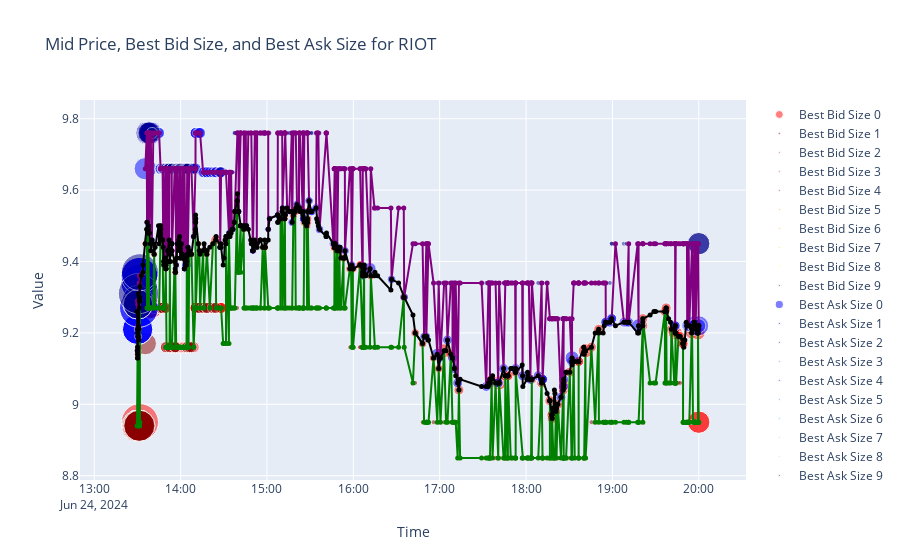

The notebook cell saved with this chart:
### Code cell
# Fonction pour charger les données JSON
def load_json(file_path):
    with open(file_path, 'r') as file:
        return json.load(file)

# Charger les fichiers JSON
condition = load_json('/users/eleves-a/2022/janis.aiad/3A/EAP1/HFT_QR_RL/HFT_QR_RL/data/smash2/data/dbn/condition.json')
manifest = load_json('/users/eleves-a/2022/janis.aiad/3A/EAP1/HFT_QR_RL/HFT_QR_RL/data/smash2/data/dbn/manifest.json')
metadata = load_json('/users/eleves-a/2022/janis.aiad/3A/EAP1/HFT_QR_RL/HFT_QR_RL/data/smash2/data/csv/metadata.json')

# Fonction pour charger les données CSV
def load_csv(stock):
    file_path = f'/users/eleves-a/2022/janis.aiad/3A/EAP1/HFT_QR_RL/HFT_QR_RL/data/smash2/data/csv/{stock}/20240624.csv'
    return pd.read_csv(file_path)

# Spécifier le stock
stock = 'RIOT'
data = load_csv(stock).sample(frac=0.025, random_state=1)

# Filtrer par publisher_id = 39
data = data[data['publisher_id'] == 39]

# Convertir ts_event en datetime
data['ts_event'] = pd.to_datetime(data['ts_event'], unit='ns')
data = data.sort_values(by='ts_event')

# Créer une figure avec Plotly
fig = go.Figure()

# Couleurs pour les tailles de la meilleure offre et demande
bid_colors = ['red', 'darkred', 'brown', 'firebrick', 'maroon', 'darkorange', 'orange', 'gold', 'yellow', 'black']
ask_colors = ['blue', 'darkblue', 'navy', 'royalblue', 'mediumblue', 'dodgerblue', 'deepskyblue', 'skyblue', 'lightblue', 'black']

# Tracer les tailles des meilleures offres avec une courbe claire pour suivre la couleur de l'offre
for i in range(10):
    bid_px_col = f'bid_px_0{i}'
    bid_sz_col = f'bid_sz_0{i}'
    fig.add_trace(go.Scatter(x=data['ts_event'], y=data[bid_px_col], mode='markers',
                             line=dict(color=bid_colors[i], width=2),
                             marker=dict(size=data[bid_sz_col]**0.5 / 2, color=bid_colors[i], opacity=0.5),
                             name=f'Best Bid Size {i}'))

# Tracer les tailles des meilleures demandes avec une courbe claire pour suivre la couleur de la demande
for i in range(10):
    ask_px_col = f'ask_px_0{i}'
    ask_sz_col = f'ask_sz_0{i}'
    fig.add_trace(go.Scatter(x=data['ts_event'], y=data[ask_px_col], mode='markers',
                             line=dict(color=ask_colors[i], width=2),
                             marker=dict(size=data[ask_sz_col]**0.5 / 2, color=ask_colors[i], opacity=0.5),
                             name=f'Best Ask Size {i}'))
# Tracer les courbes pour le prix de bid 00 et ask 00 avec des points de dispersion croissants dans le temps
fig.add_trace(go.Scatter(x=data['ts_event'], y=data['bid_px_00'], mode='lines+markers', name='Bid Price 00', line=dict(color='green', width=2), marker=dict(size=5)))
fig.add_trace(go.Scatter(x=data['ts_event'], y=data['ask_px_00'], mode='lines+markers', name='Ask Price 00', line=dict(color='purple', width=2), marker=dict(size=5)))
fig.add_trace(go.Scatter(x=data['ts_event'], y=data['price'], mode='lines+markers', name='Mid Price', line=dict(color='black', width=2), marker=dict(size=5)))

# Mettre à jour la mise en page
fig.update_layout(title=f"Mid Price, Best Bid Size, and Best Ask Size for {stock}", xaxis_title="Time", yaxis_title="Value")

# Afficher le graphique
fig.show()

### Figure 1 — Plotly figure (JSON) as saved in the notebook; plotly's stock layout.template omitted (floating-point values rounded to 4 significant figures; data arrays with more than 128 entries replaced by an {"elided": "..."} marker saying what was removed)
{"data": [{"line": {"color": "red", "width": 2}, "marker": {"color": "red", "opacity": 0.5, "size": {"elided": "467 float values"}}, "mode": "markers", "name": "Best Bid Size 0", "type": "scatter", "x": {"elided": "467 str values"}, "y": {"elided": "467 float values"}}, {"line": {"color": "darkred", "width": 2}, "marker": {"color": "darkred", "opacity": 0.5, "size": {"elided": "467 float values"}}, "mode": "markers", "name": "Best Bid Size 1", "type": "scatter", "x": {"elided": "467 str values"}, "y": {"elided": "467 float values"}}, {"line": {"color": "brown", "width": 2}, "marker": {"color": "brown", "opacity": 0.5, "size": {"elided": "467 int values"}}, "mode": "markers", "name": "Best Bid Size 2", "type": "scatter", "x": {"elided": "467 str values"}, "y": {"elided": "467 null values"}}, {"line": {"color": "firebrick", "width": 2}, "marker": {"color": "firebrick", "opacity": 0.5, "size": {"elided": "467 int values"}}, "mode": "markers", "name": "Best Bid Size 3", "type": "scatter", "x": {"elided": "467 str values"}, "y": {"elided": "467 null values"}}, {"line": {"color": "maroon", "width": 2}, "marker": {"color": "maroon", "opacity": 0.5, "size": {"elided": "467 int values"}}, "mode": "markers", "name": "Best Bid Size 4", "type": "scatter", "x": {"elided": "467 str values"}, "y": {"elided": "467 null values"}}, {"line": {"color": "darkorange", "width": 2}, "marker": {"color": "darkorange", "opacity": 0.5, "size": {"elided": "467 int values"}}, "mode": "markers", "name": "Best Bid Size 5", "type": "scatter", "x": {"elided": "467 str values"}, "y": {"elided": "467 null values"}}, {"line": {"color": "orange", "width": 2}, "marker": {"color": "orange", "opacity": 0.5, "size": {"elided": "467 int values"}}, "mode": "markers", "name": "Best Bid Size 6", "type": "scatter", "x": {"elided": "467 str values"}, "y": {"elided": "467 null values"}}, {"line": {"color": "gold", "width": 2}, "marker": {"color": "gold", "opacity": 0.5, "size": {"elided": "467 int values"}}, "mode": "markers", "name": "Best Bid Size 7", "type": "scatter", "x": {"elided": "467 str values"}, "y": {"elided": "467 null values"}}, {"line": {"color": "yellow", "width": 2}, "marker": {"color": "yellow", "opacity": 0.5, "size": {"elided": "467 int values"}}, "mode": "markers", "name": "Best Bid Size 8", "type": "scatter", "x": {"elided": "467 str values"}, "y": {"elided": "467 null values"}}, {"line": {"color": "black", "width": 2}, "marker": {"color": "black", "opacity": 0.5, "size": {"elided": "467 int values"}}, "mode": "markers", "name": "Best Bid Size 9", "type": "scatter", "x": {"elided": "467 str values"}, "y": {"elided": "467 null values"}}, {"line": {"color": "blue", "width": 2}, "marker": {"color": "blue", "opacity": 0.5, "size": {"elided": "467 float values"}}, "mode": "markers", "name": "Best Ask Size 0", "type": "scatter", "x": {"elided": "467 str values"}, "y": {"elided": "467 float values"}}, {"line": {"color": "darkblue", "width": 2}, "marker": {"color": "darkblue", "opacity": 0.5, "size": {"elided": "467 float values"}}, "mode": "markers", "name": "Best Ask Size 1", "type": "scatter", "x": {"elided": "467 str values"}, "y": {"elided": "467 float values"}}, {"line": {"color": "navy", "width": 2}, "marker": {"color": "navy", "opacity": 0.5, "size": {"elided": "467 int values"}}, "mode": "markers", "name": "Best Ask Size 2", "type": "scatter", "x": {"elided": "467 str values"}, "y": {"elided": "467 null values"}}, {"line": {"color": "royalblue", "width": 2}, "marker": {"color": "royalblue", "opacity": 0.5, "size": {"elided": "467 int values"}}, "mode": "markers", "name": "Best Ask Size 3", "type": "scatter", "x": {"elided": "467 str values"}, "y": {"elided": "467 null values"}}, {"line": {"color": "mediumblue", "width": 2}, "marker": {"color": "mediumblue", "opacity": 0.5, "size": {"elided": "467 int values"}}, "mode": "markers", "name": "Best Ask Size 4", "type": "scatter", "x": {"elided": "467 str values"}, "y": {"elided": "467 null values"}}, {"line": {"color": "dodgerblue", "width": 2}, "marker": {"color": "dodgerblue", "opacity": 0.5, "size": {"elided": "467 int values"}}, "mode": "markers", "name": "Best Ask Size 5", "type": "scatter", "x": {"elided": "467 str values"}, "y": {"elided": "467 null values"}}, {"line": {"color": "deepskyblue", "width": 2}, "marker": {"color": "deepskyblue", "opacity": 0.5, "size": {"elided": "467 int values"}}, "mode": "markers", "name": "Best Ask Size 6", "type": "scatter", "x": {"elided": "467 str values"}, "y": {"elided": "467 null values"}}, {"line": {"color": "skyblue", "width": 2}, "marker": {"color": "skyblue", "opacity": 0.5, "size": {"elided": "467 int values"}}, "mode": "markers", "name": "Best Ask Size 7", "type": "scatter", "x": {"elided": "467 str values"}, "y": {"elided": "467 null values"}}, {"line": {"color": "lightblue", "width": 2}, "marker": {"color": "lightblue", "opacity": 0.5, "size": {"elided": "467 int values"}}, "mode": "markers", "name": "Best Ask Size 8", "type": "scatter", "x": {"elided": "467 str values"}, "y": {"elided": "467 null values"}}, {"line": {"color": "black", "width": 2}, "marker": {"color": "black", "opacity": 0.5, "size": {"elided": "467 int values"}}, "mode": "markers", "name": "Best Ask Size 9", "type": "scatter", "x": {"elided": "467 str values"}, "y": {"elided": "467 null values"}}, {"line": {"color": "green", "width": 2}, "marker": {"size": 5}, "mode": "lines+markers", "name": "Bid Price 00", "type": "scatter", "x": {"elided": "467 str values"}, "y": {"elided": "467 float values"}}, {"line": {"color": "purple", "width": 2}, "marker": {"size": 5}, "mode": "lines+markers", "name": "Ask Price 00", "type": "scatter", "x": {"elided": "467 str values"}, "y": {"elided": "467 float values"}}, {"line": {"color": "black", "width": 2}, "marker": {"size": 5}, "mode": "lines+markers", "name": "Mid Price", "type": "scatter", "x": {"elided": "467 str values"}, "y": {"elided": "467 float values"}}], "layout": {"title": {"text": "Mid Price, Best Bid Size, and Best Ask Size for RIOT"}, "xaxis": {"title": {"text": "Time"}}, "yaxis": {"title": {"text": "Value"}}}}
